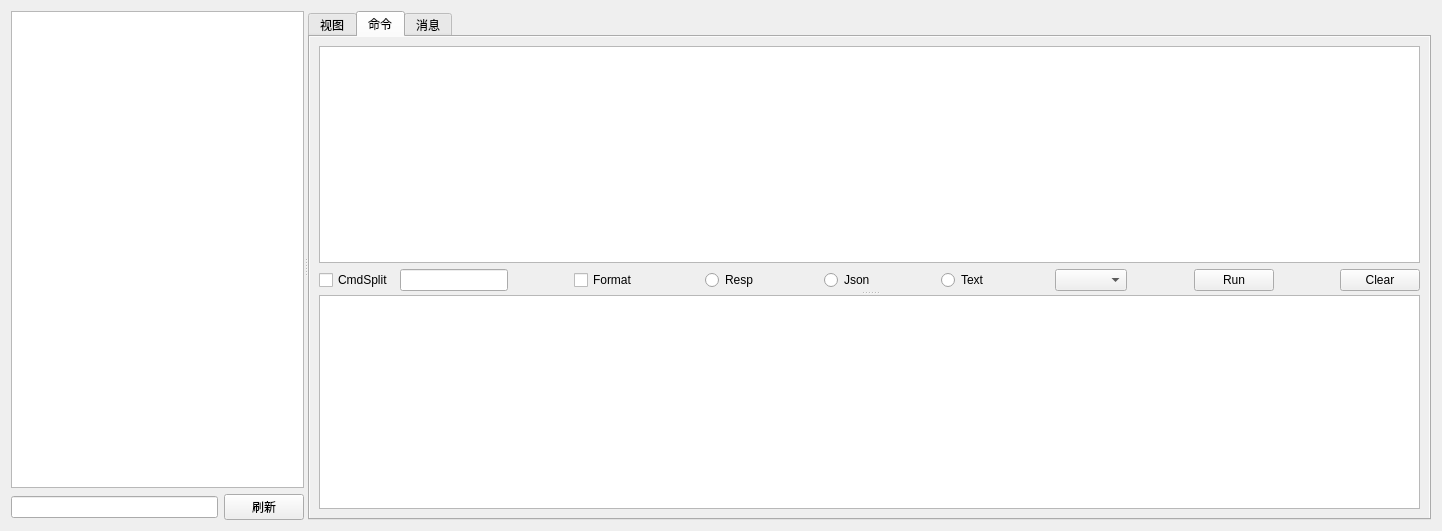
<?xml version="1.0" encoding="UTF-8"?>
<ui version="4.0">
 <class>MainWidget</class>
 <widget class="QWidget" name="MainWidget">
  <property name="geometry">
   <rect>
    <x>0</x>
    <y>0</y>
    <width>1442</width>
    <height>531</height>
   </rect>
  </property>
  <property name="windowTitle">
   <string>Form</string>
  </property>
  <layout class="QGridLayout" name="gridLayout">
   <item row="0" column="0">
    <widget class="QSplitter" name="_mainSplitter">
     <property name="orientation">
      <enum>Qt::Horizontal</enum>
     </property>
     <widget class="QWidget" name="layoutWidget1">
      <layout class="QGridLayout" name="_gridLayout">
       <item row="0" column="0" colspan="2">
        <widget class="QTreeView" name="_treeView">
         <property name="autoScrollMargin">
          <number>12</number>
         </property>
        </widget>
       </item>
       <item row="1" column="0">
        <widget class="QLineEdit" name="_refreshEdit"/>
       </item>
       <item row="1" column="1">
        <widget class="QPushButton" name="_refreshButton">
         <property name="text">
          <string>刷新</string>
         </property>
        </widget>
       </item>
      </layout>
     </widget>
     <widget class="QTabWidget" name="_tabWidget">
      <property name="layoutDirection">
       <enum>Qt::LeftToRight</enum>
      </property>
      <property name="autoFillBackground">
       <bool>true</bool>
      </property>
      <property name="currentIndex">
       <number>1</number>
      </property>
      <widget class="QWidget" name="_viewTab">
       <attribute name="title">
        <string>视图</string>
       </attribute>
       <layout class="QGridLayout" name="gridLayout_2">
        <item row="0" column="0">
         <layout class="QGridLayout" name="_viewLayout"/>
        </item>
       </layout>
      </widget>
      <widget class="QWidget" name="_commandTab">
       <property name="autoFillBackground">
        <bool>true</bool>
       </property>
       <attribute name="title">
        <string>命令</string>
       </attribute>
       <layout class="QGridLayout" name="gridLayout_3">
        <item row="0" column="0">
         <widget class="QSplitter" name="_commandSplitter">
          <property name="autoFillBackground">
           <bool>true</bool>
          </property>
          <property name="orientation">
           <enum>Qt::Vertical</enum>
          </property>
          <widget class="QWidget" name="layoutWidget2">
           <layout class="QVBoxLayout" name="_verticalLayout">
            <item>
             <widget class="QPlainTextEdit" name="_plainTextEdit">
              <property name="autoFillBackground">
               <bool>true</bool>
              </property>
             </widget>
            </item>
            <item>
             <layout class="QHBoxLayout" name="_horizontalLayout">
              <item>
               <widget class="QCheckBox" name="_checkBoxSplit">
                <property name="text">
                 <string>CmdSplit</string>
                </property>
               </widget>
              </item>
              <item>
               <widget class="QLineEdit" name="_lineEditsplit"/>
              </item>
              <item>
               <spacer name="_horizontalSpacer2">
                <property name="orientation">
                 <enum>Qt::Horizontal</enum>
                </property>
                <property name="sizeHint" stdset="0">
                 <size>
                  <width>40</width>
                  <height>20</height>
                 </size>
                </property>
               </spacer>
              </item>
              <item>
               <widget class="QCheckBox" name="_checkBoxFomat">
                <property name="text">
                 <string>Format</string>
                </property>
               </widget>
              </item>
              <item>
               <spacer name="_horizontalSpacer3">
                <property name="orientation">
                 <enum>Qt::Horizontal</enum>
                </property>
                <property name="sizeHint" stdset="0">
                 <size>
                  <width>40</width>
                  <height>20</height>
                 </size>
                </property>
               </spacer>
              </item>
              <item>
               <widget class="QRadioButton" name="_radioButtonResp">
                <property name="text">
                 <string>Resp</string>
                </property>
               </widget>
              </item>
              <item>
               <spacer name="_horizontalSpacer4">
                <property name="orientation">
                 <enum>Qt::Horizontal</enum>
                </property>
                <property name="sizeHint" stdset="0">
                 <size>
                  <width>40</width>
                  <height>20</height>
                 </size>
                </property>
               </spacer>
              </item>
              <item>
               <widget class="QRadioButton" name="_radioButtonJson">
                <property name="text">
                 <string>Json</string>
                </property>
               </widget>
              </item>
              <item>
               <spacer name="_horizontalSpacer5">
                <property name="orientation">
                 <enum>Qt::Horizontal</enum>
                </property>
                <property name="sizeHint" stdset="0">
                 <size>
                  <width>40</width>
                  <height>20</height>
                 </size>
                </property>
               </spacer>
              </item>
              <item>
               <widget class="QRadioButton" name="_radioButtonText">
                <property name="text">
                 <string>Text</string>
                </property>
               </widget>
              </item>
              <item>
               <spacer name="_horizontalSpacer6">
                <property name="orientation">
                 <enum>Qt::Horizontal</enum>
                </property>
                <property name="sizeHint" stdset="0">
                 <size>
                  <width>40</width>
                  <height>20</height>
                 </size>
                </property>
               </spacer>
              </item>
              <item>
               <widget class="QComboBox" name="_ipComboBox"/>
              </item>
              <item>
               <spacer name="_horizontalSpacer7">
                <property name="orientation">
                 <enum>Qt::Horizontal</enum>
                </property>
                <property name="sizeHint" stdset="0">
                 <size>
                  <width>40</width>
                  <height>20</height>
                 </size>
                </property>
               </spacer>
              </item>
              <item>
               <widget class="QPushButton" name="_pushButtonRun">
                <property name="toolTip">
                 <string>Press F8 to run...</string>
                </property>
                <property name="text">
                 <string>Run</string>
                </property>
                <property name="iconSize">
                 <size>
                  <width>20</width>
                  <height>20</height>
                 </size>
                </property>
               </widget>
              </item>
              <item>
               <spacer name="_horizontalSpacer9">
                <property name="orientation">
                 <enum>Qt::Horizontal</enum>
                </property>
                <property name="sizeHint" stdset="0">
                 <size>
                  <width>40</width>
                  <height>20</height>
                 </size>
                </property>
               </spacer>
              </item>
              <item>
               <widget class="QPushButton" name="_pushButtonClear">
                <property name="toolTip">
                 <string>Press F9 to clear result...</string>
                </property>
                <property name="text">
                 <string>Clear</string>
                </property>
               </widget>
              </item>
             </layout>
            </item>
           </layout>
          </widget>
          <widget class="QTextBrowser" name="_textBrowser">
           <property name="autoFillBackground">
            <bool>true</bool>
           </property>
          </widget>
         </widget>
        </item>
       </layout>
      </widget>
      <widget class="QWidget" name="_msgTab">
       <attribute name="title">
        <string>消息</string>
       </attribute>
       <layout class="QGridLayout" name="gridLayout_6">
        <item row="0" column="0">
         <widget class="QSplitter" name="_msgSplitter">
          <property name="orientation">
           <enum>Qt::Vertical</enum>
          </property>
          <widget class="QWidget" name="layoutWidget3">
           <layout class="QGridLayout" name="_msgGridLayout1">
            <item row="0" column="0">
             <layout class="QHBoxLayout" name="_subHorizontalLayout">
              <item>
               <widget class="QLabel" name="_subPatternLabel">
                <property name="text">
                 <string>Channel Pattern:</string>
                </property>
               </widget>
              </item>
              <item>
               <widget class="QLineEdit" name="_subPatternLineEdit"/>
              </item>
              <item>
               <widget class="QPushButton" name="_subscribeButton">
                <property name="text">
                 <string>PSubScribe</string>
                </property>
               </widget>
              </item>
              <item>
               <spacer name="_subHorizontalSpacer1">
                <property name="orientation">
                 <enum>Qt::Horizontal</enum>
                </property>
                <property name="sizeHint" stdset="0">
                 <size>
                  <width>40</width>
                  <height>20</height>
                 </size>
                </property>
               </spacer>
              </item>
              <item>
               <widget class="QLabel" name="_unsubPatternLabel">
                <property name="text">
                 <string>Channel Pattern:</string>
                </property>
               </widget>
              </item>
              <item>
               <widget class="QLineEdit" name="_unsubPatternLineEdit"/>
              </item>
              <item>
               <widget class="QPushButton" name="_unSubcribeButton">
                <property name="text">
                 <string>PUnSubScribe</string>
                </property>
               </widget>
              </item>
              <item>
               <spacer name="_subHorizontalSpacer2">
                <property name="orientation">
                 <enum>Qt::Horizontal</enum>
                </property>
                <property name="sizeHint" stdset="0">
                 <size>
                  <width>40</width>
                  <height>20</height>
                 </size>
                </property>
               </spacer>
              </item>
              <item>
               <widget class="QPushButton" name="_msgInfoButton">
                <property name="text">
                 <string>Info</string>
                </property>
               </widget>
              </item>
              <item>
               <spacer name="_subHorizontalSpacer3">
                <property name="orientation">
                 <enum>Qt::Horizontal</enum>
                </property>
                <property name="sizeHint" stdset="0">
                 <size>
                  <width>40</width>
                  <height>20</height>
                 </size>
                </property>
               </spacer>
              </item>
              <item>
               <widget class="QPushButton" name="_msgClearButton">
                <property name="text">
                 <string>Clear</string>
                </property>
               </widget>
              </item>
              <item>
               <spacer name="_subHorizontalSpacer4">
                <property name="orientation">
                 <enum>Qt::Horizontal</enum>
                </property>
                <property name="sizeHint" stdset="0">
                 <size>
                  <width>40</width>
                  <height>20</height>
                 </size>
                </property>
               </spacer>
              </item>
             </layout>
            </item>
            <item row="1" column="0">
             <widget class="QTextBrowser" name="_subTextBrowser"/>
            </item>
           </layout>
          </widget>
          <widget class="QWidget" name="layoutWidget4">
           <layout class="QGridLayout" name="_msgGridLayout2">
            <item row="0" column="0">
             <layout class="QHBoxLayout" name="_channelHorizontalLayout">
              <item>
               <widget class="QLabel" name="_channelLabel">
                <property name="text">
                 <string>Send Channel:</string>
                </property>
               </widget>
              </item>
              <item>
               <widget class="QLineEdit" name="_channelLineEdit"/>
              </item>
              <item>
               <spacer name="_channelHorizontalSpacer">
                <property name="orientation">
                 <enum>Qt::Horizontal</enum>
                </property>
                <property name="sizeHint" stdset="0">
                 <size>
                  <width>448</width>
                  <height>20</height>
                 </size>
                </property>
               </spacer>
              </item>
             </layout>
            </item>
            <item row="1" column="0">
             <layout class="QGridLayout" name="_publishGridLayout">
              <item row="1" column="0">
               <layout class="QHBoxLayout" name="_publishHorizontalLayout">
                <item>
                 <spacer name="_publishHorizontalSpacer1">
                  <property name="orientation">
                   <enum>Qt::Horizontal</enum>
                  </property>
                  <property name="sizeHint" stdset="0">
                   <size>
                    <width>538</width>
                    <height>20</height>
                   </size>
                  </property>
                 </spacer>
                </item>
                <item>
                 <widget class="QPushButton" name="_publishButton">
                  <property name="text">
                   <string>Publish</string>
                  </property>
                 </widget>
                </item>
                <item>
                 <spacer name="_publishHorizontalSpacer2">
                  <property name="orientation">
                   <enum>Qt::Horizontal</enum>
                  </property>
                  <property name="sizeHint" stdset="0">
                   <size>
                    <width>40</width>
                    <height>20</height>
                   </size>
                  </property>
                 </spacer>
                </item>
               </layout>
              </item>
              <item row="0" column="0">
               <widget class="QPlainTextEdit" name="_publishPlainTextEdit"/>
              </item>
             </layout>
            </item>
           </layout>
          </widget>
         </widget>
        </item>
       </layout>
      </widget>
     </widget>
    </widget>
   </item>
  </layout>
 </widget>
 <resources/>
 <connections/>
</ui>
